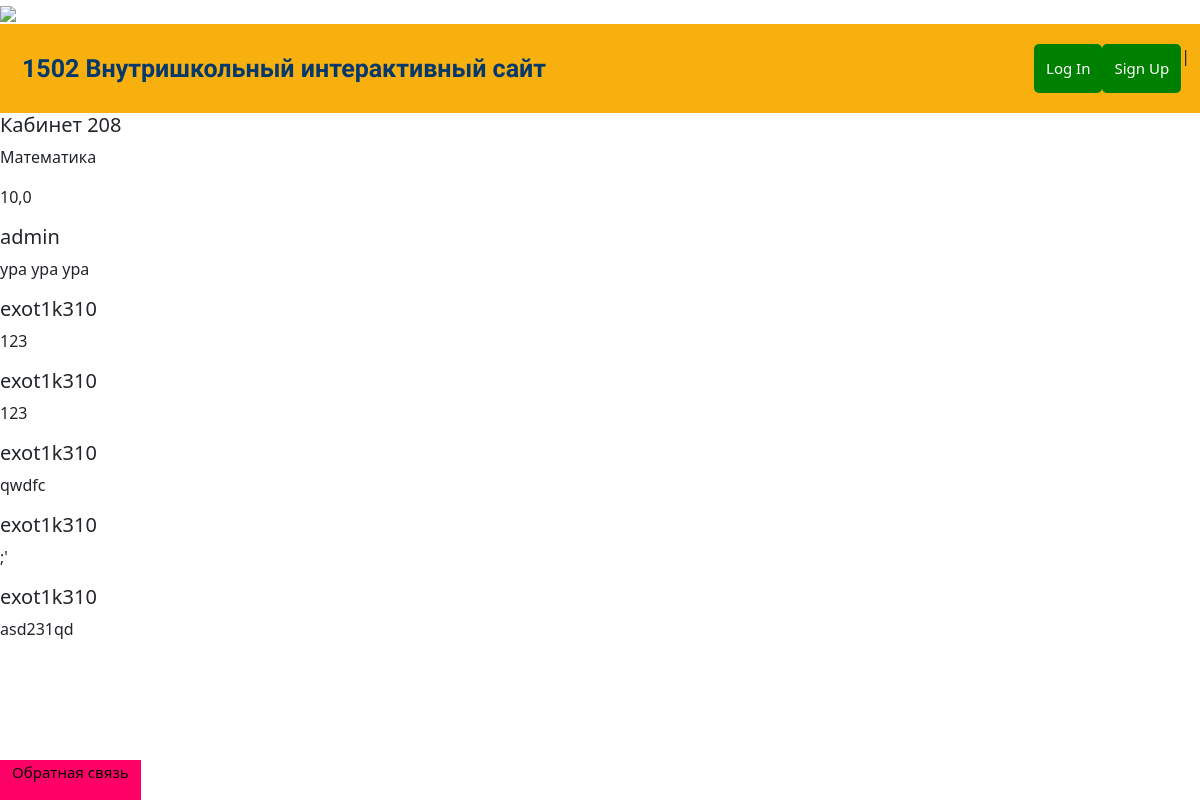
/accounts/kabinet/1/, run on the app's committed database.
### myownsite/models.py (models this page shows, shortened)
class Kabinet(models.Model):
    SUBJECT = [
        ('math', 'Математика'),
        ('phys', 'Физика'),
        ('russ', 'Русский язык'),
        ('it', 'Информатика'),
    ]
    subjects = models.CharField(
        max_length=4,
        choices=SUBJECT,
        default='math',
    )
    number = models.IntegerField()
    ave_rating = models.FloatField()

class Comments(models.Model):
    coment = models.TextField()
    user = models.ForeignKey('Users', on_delete=models.CASCADE)
    kabinet = models.ForeignKey('Kabinet', on_delete=models.CASCADE)

class Users(AbstractUser):
    pass
    YEAR_IN_SCHOOL_CHOICES = [
        ('7', '7 класс'),
        ('8', '8 класс'),
        ('9', '9 класс'),
        ('10', '10 класс'),
        ('11', '11 класс'),
    ]
    grade = models.CharField(
        max_length=2,
        choices=YEAR_IN_SCHOOL_CHOICES,
        default='7',
    )
    def __str__(self):
        return self.username

### myownsite/views.py (the view)
# urls.py: path("kabinet/<int:pk>/", views.kab_detail, name="kab_detail")
def kab_detail(request, pk):
    kab = models.Kabinet.objects.get(pk=pk)
    coments=models.Comments.objects.filter(kabinet=kab)
    return render(request, 'kabinet_detail.html', {'kab': kab, 'coments':coments})

### templates/kabinet_detail.html
{% extends 'base.html' %}
{% block content %}
<h5>Кабинет {{ kab.number }}</h5>
<p>{{ kab.get_subjects_display }}</p>
<p>{{ kab.ave_rating }}</p>
{% for i in coments %}
<h5>{{ i.user }}</h5>
<p>{{ i.coment }}</p>
{% endfor %}
{% endblock %}

### templates/base.html (shortened to what this page needs)
{% load static %}
<!DOCTYPE html>
<html>
<head>
  <link href="https://cdn.jsdelivr.net/npm/bootstrap@5.2.3/dist/css/bootstrap.min.css" rel="stylesheet">
  <link href="{% static 'css/myownsite.css' %}" rel="stylesheet">
    <img src="C:\Users\kirka\OneDrive\Изображения\a51b172e-9f16-43eb-8be1-fdcdbd175ca8.jpg">
</head>
<body>
  <div class="header">
    <a href="/" class="logo">1502 Внутришкольный интерактивный сайт</a>
    <div class="header-right">
    {% if user.is_authenticated %}
        <a href="{% url 'comm_new' %}">Добавить отзыв</a>
        <a class="active" href="{% url 'logout' %}">Log Out</a>
{% else %}
        <a class="active" href="{% url 'login' %}">Log In</a> |
        <a class="active" href="{% url 'signup' %}">Sign Up</a>
{% endif %}
      </div>
  </div>
  <main>
    {% block content %}
    {% endblock %}
  </main>
<div class="footer">
    </h1> <a  href="https://vk.com/kirka310"> Обратная связь </a> </h1>
</div>
</body>
</html>

### myownsite/static/css/myownsite.css (style rules this page uses)
.header { overflow: hidden; background-color: #f8b00f; padding: 20px 10px; }
.header a { float: left; color: #05386B; text-align: center; padding: 12px; text-decoration: none; font-size: 15px; line-height: 25px; border-radius: 5px; }
.header a.logo { font-size: 25px; font-weight: bold; font-family: 'Rubik 80s Fade'; }
.header a.active { background-color: green; color: white; }
.header-right { float: right; }
.footer { position: absolute; left: 0; bottom: 0;z width: 100%; height: 40px; background-color: #FF0066; text-align: center; }
.footer a { float: center; color: black; text-align: center; padding: 12px; text-decoration: none; font-size: 15px; line-height: 25px; border-radius: 5px; }

### data on the page
Kabinet: number "208", subjects "Математика", ave_rating "10,0"
Comments: user "admin", coment "ура ура ура"
Comments: user "exot1k310", coment "123"
Comments: user "exot1k310", coment "123"
Comments: user "exot1k310", coment "qwdfc"
Comments: user "exot1k310", coment ";'"
Comments: user "exot1k310", coment "asd231qd"
